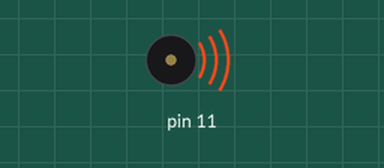
Simulated run of this sketch. Board: Arduino Uno, built with avr-gcc and run on an emulated ATmega328P. Parts: buzzer (waves = sounding).

Above: at 0.7 s.
Timing chart, 0 to 6.1 s (numbered marks = the images above):
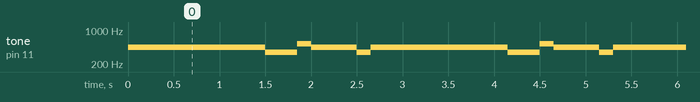

The sketch:

sound.ino
```cpp
void setup()
{
}

void loop()
{
  tone(11,440,500);
  delay(500);
  tone(11,440,500);
  delay(500);
  tone(11,440,500);
  delay(500);
  tone(11,349,350);
  delay(350);
  tone(11,523,150);
  delay(150);
  tone(11,440,500);
  delay(500);
  tone(11,349,350);
  delay(150);
  }
```

Measured:
- by itself, tone on pin 11: repeats every 2.7 s: 349 Hz 0.35 s, 523 Hz 0.15 s, 440 Hz 0.50 s, 349 Hz 0.15 s, 440 Hz 1.5 s
